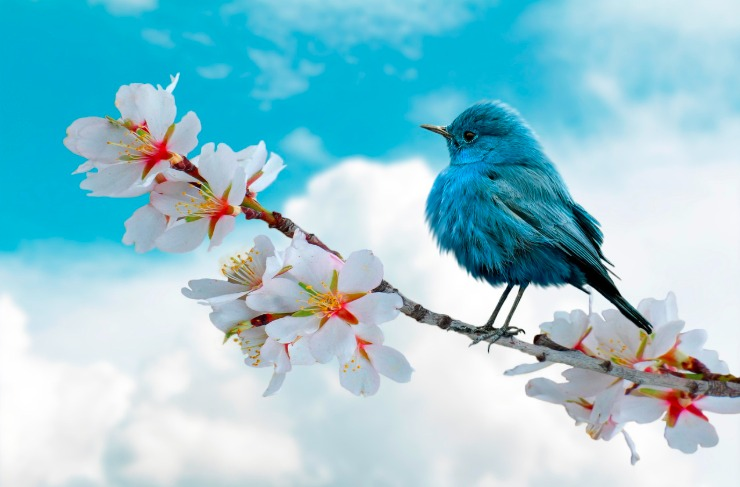
#> input picture DAY_14/Sample_input_images/image2.jpeg, 740 x 487 px, found by its file name
$ jupyter execute Morphological_Operations.ipynb
#> lines starting #> are read from the running program, lines starting #| are printed output that depends on the picture; after the words box and inside, x2 and y2 are one past the last pixel; in counts of white or black regions, pixels touching at a corner belong together
[cell 1]
import cv2
import numpy as np
import matplotlib.pyplot as plt

image = cv2.imread("/content/image2.jpeg")
#> image is the input picture: shape (487, 740, 3); mean B, G, R 211.8, 199.6, 147.9

gray = cv2.cvtColor(image, cv2.COLOR_BGR2GRAY)
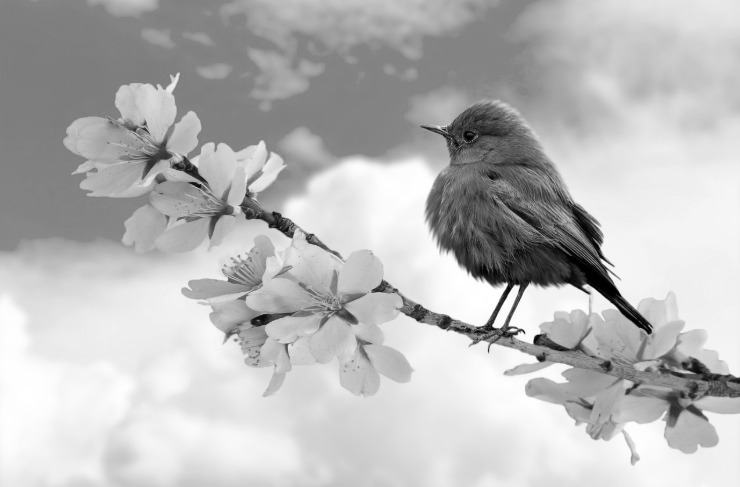
#> gray: shape (487, 740); min 0, max 255, mean 185.5

kernel = np.ones((5, 5), np.uint8)

blurred = cv2.GaussianBlur(gray, (5, 5), 0)
canny = cv2.Canny(blurred, 50, 150)
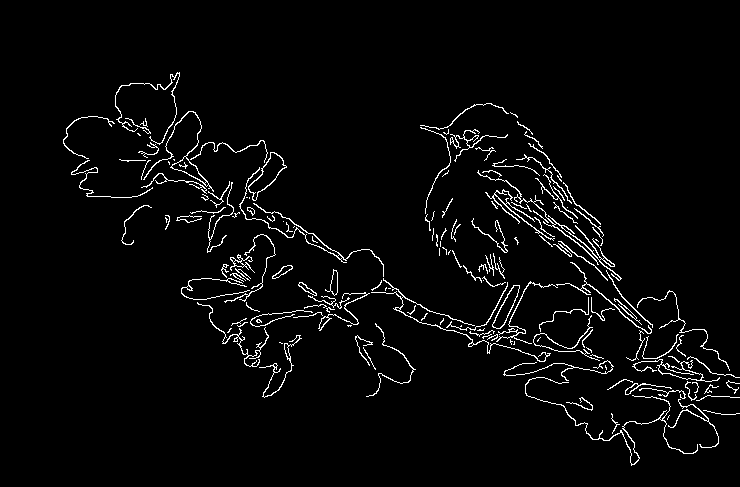
#> canny: shape (487, 740); 3.3% white in thin lines or dots, all inside (x1, y1, x2, y2) = (63, 72, 740, 466)

erosion = cv2.erode(canny, kernel, iterations=1)
#> erosion: shape (487, 740); every value is 0
dilation = cv2.dilate(canny, kernel, iterations=1)
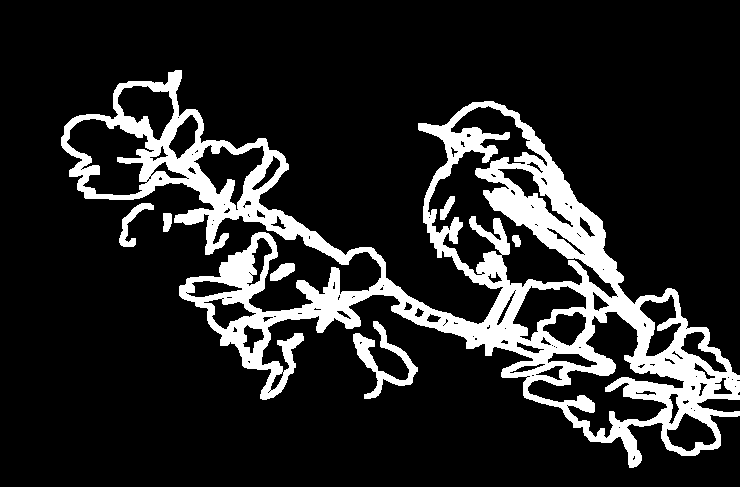
#> dilation: shape (487, 740); 15.2% white; 7 white regions, largest, box (x1, y1, x2, y2) and area: (61, 70, 740, 468) 52178, (353, 321, 418, 399) 1439, (119, 203, 154, 247) 462
opening = cv2.morphologyEx(canny, cv2.MORPH_OPEN, kernel)
closing = cv2.morphologyEx(canny, cv2.MORPH_CLOSE, kernel)
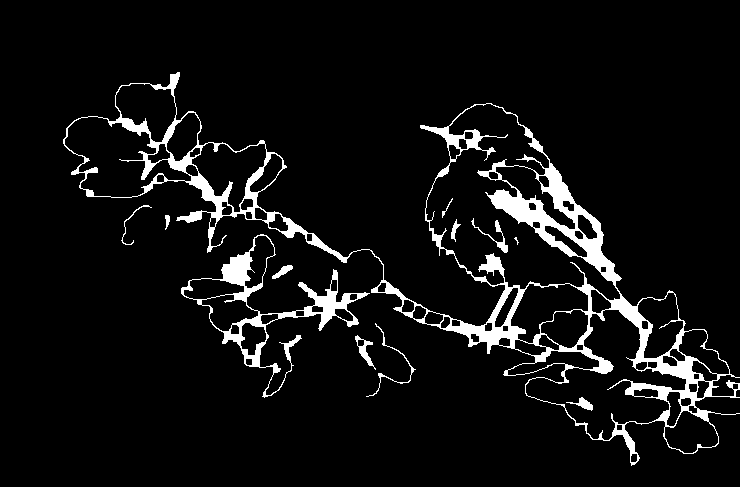
#> closing: shape (487, 740); 6.5% white; 12 white regions (1 under 20 px), largest, box (x1, y1, x2, y2) and area: (63, 72, 740, 466) 18751, (181, 234, 370, 398) 3694, (355, 335, 376, 370) 207
gradient = cv2.morphologyEx(canny, cv2.MORPH_GRADIENT, kernel)
tophat = cv2.morphologyEx(canny, cv2.MORPH_TOPHAT, kernel)
blackhat = cv2.morphologyEx(canny, cv2.MORPH_BLACKHAT, kernel)
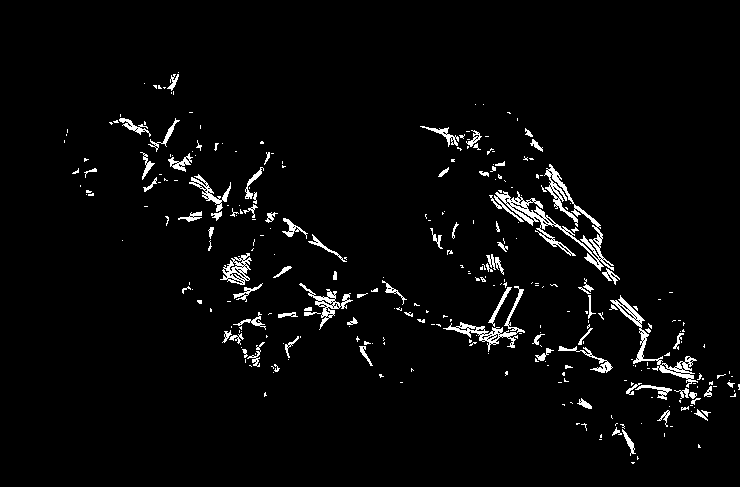
#> blackhat: shape (487, 740); 3.3% white in thin lines or dots, all inside (x1, y1, x2, y2) = (64, 72, 740, 464)

plt.figure(figsize=(16, 8))
plt.suptitle("Morphological Operations - Before vs After", fontsize=14)

plt.subplot(2, 4, 1)
plt.imshow(canny, cmap="gray")
plt.title("Before (Canny)")
plt.axis("off")

plt.subplot(2, 4, 2)
plt.imshow(erosion, cmap="gray")
plt.title("Erosion")
plt.axis("off")

plt.subplot(2, 4, 3)
plt.imshow(dilation, cmap="gray")
plt.title("Dilation")
plt.axis("off")

plt.subplot(2, 4, 4)
plt.imshow(opening, cmap="gray")
plt.title("Opening")
plt.axis("off")

plt.subplot(2, 4, 5)
plt.imshow(canny, cmap="gray")
plt.title("Before (Canny)")
plt.axis("off")

plt.subplot(2, 4, 6)
plt.imshow(closing, cmap="gray")
plt.title("Closing")
plt.axis("off")

plt.subplot(2, 4, 7)
plt.imshow(gradient, cmap="gray")
plt.title("Gradient")
plt.axis("off")

plt.subplot(2, 4, 8)
plt.imshow(tophat, cmap="gray")
plt.title("Top Hat")
plt.axis("off")

plt.tight_layout()
plt.show()

plt.figure(figsize=(6, 4))
plt.imshow(blackhat, cmap="gray")
plt.title("Black Hat")
plt.axis("off")
plt.tight_layout()
plt.show()

$ run again, with DAY_14/Sample_input_images/image1.jpeg copied over DAY_14/Sample_input_images/image2.jpeg
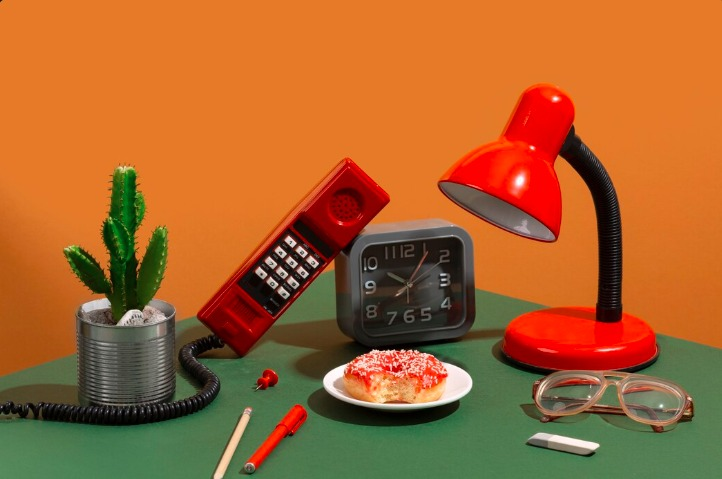
#> input picture DAY_14/Sample_input_images/image1.jpeg, 722 x 479 px, found by its file name
#> image is the input picture: shape (479, 722, 3); mean B, G, R 46.1, 99.9, 166.7
#> `canny = cv2.Canny(blurred, 50, 150)`:
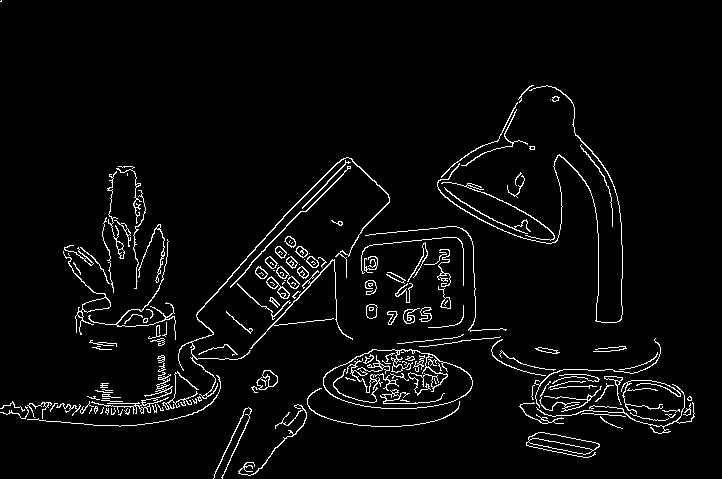
#> canny: shape (479, 722); 4% white in thin lines or dots
#> erosion: shape (479, 722); every value is 0
#> dilation: shape (479, 722); 17.8% white; 19 white regions (1 under 20 px), largest, box (x1, y1, x2, y2) and area: (0, 155, 697, 478) 36256, (435, 83, 625, 325) 8322, (61, 164, 178, 348) 7586
#> closing: shape (479, 722); 8.2% white; 23 white regions (1 under 20 px), largest, box (x1, y1, x2, y2) and area: (238, 334, 695, 476) 10029, (0, 157, 390, 427) 8186, (63, 166, 176, 346) 3345
#> `blackhat = cv2.morphologyEx(canny, cv2.MORPH_BLACKHAT, kernel)`:
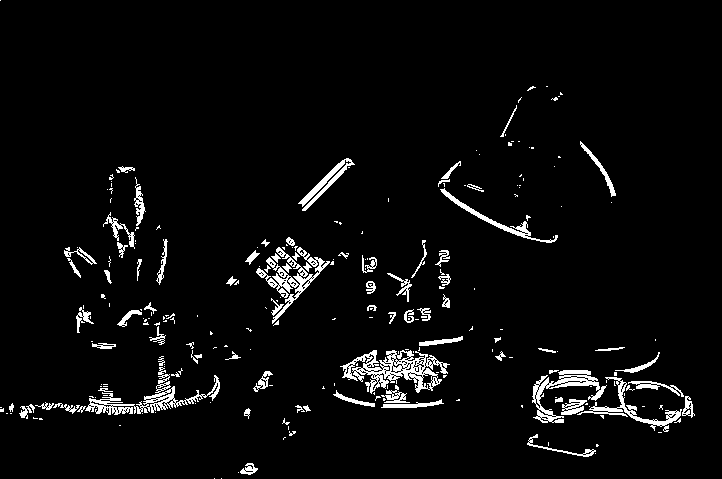
#> blackhat: shape (479, 722); 4.3% white; 242 white regions (160 under 20 px), largest, box (x1, y1, x2, y2) and area: (340, 350, 450, 394) 1893, (85, 367, 220, 415) 1341, (256, 247, 330, 324) 1244

$ run again, with DAY_14/Sample_input_images/image3.jpeg copied over DAY_14/Sample_input_images/image2.jpeg
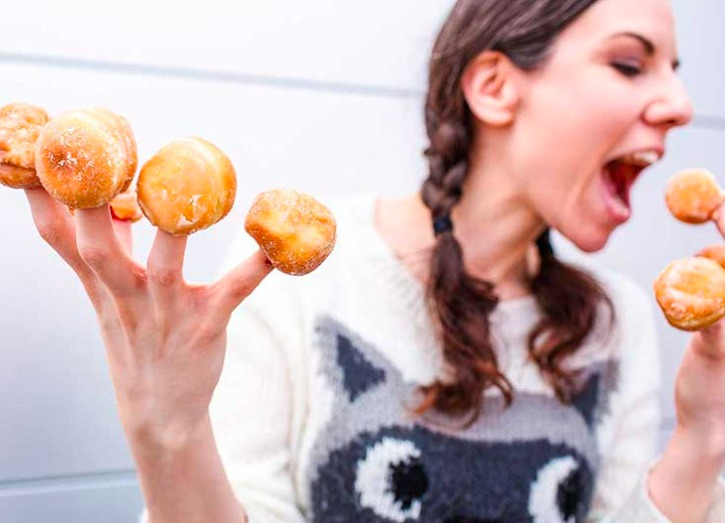
#> input picture DAY_14/Sample_input_images/image3.jpeg, 725 x 523 px, found by its file name
#> image is the input picture: shape (523, 725, 3); mean B, G, R 178.1, 180.6, 206.5
#> `canny = cv2.Canny(blurred, 50, 150)`:
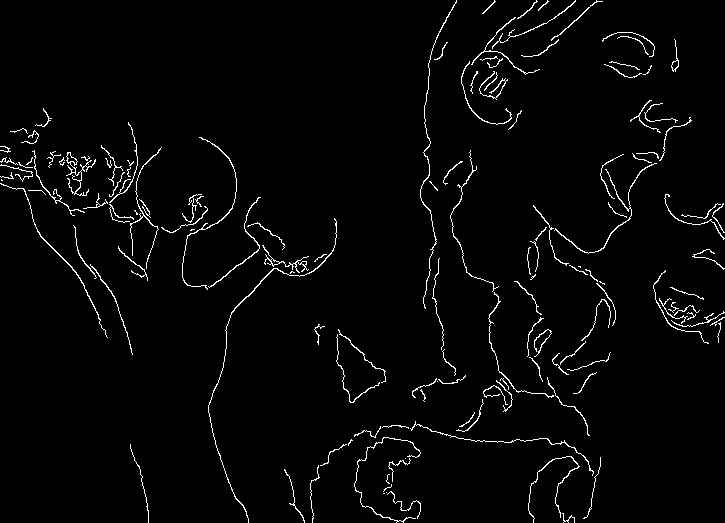
#> canny: shape (523, 725); 2.6% white in thin lines or dots
#> erosion: shape (523, 725); every value is 0
#> dilation: shape (523, 725); 13.3% white; 24 white regions, largest, box (x1, y1, x2, y2) and area: (0, 120, 339, 523) 13325, (525, 98, 694, 377) 6440, (308, 419, 603, 523) 6244
#> closing: shape (523, 725); 4% white; 36 white regions, largest, box (x1, y1, x2, y2) and area: (0, 122, 337, 523) 4313, (527, 100, 692, 375) 1777, (461, 0, 576, 130) 1270
#> `blackhat = cv2.morphologyEx(canny, cv2.MORPH_BLACKHAT, kernel)`:
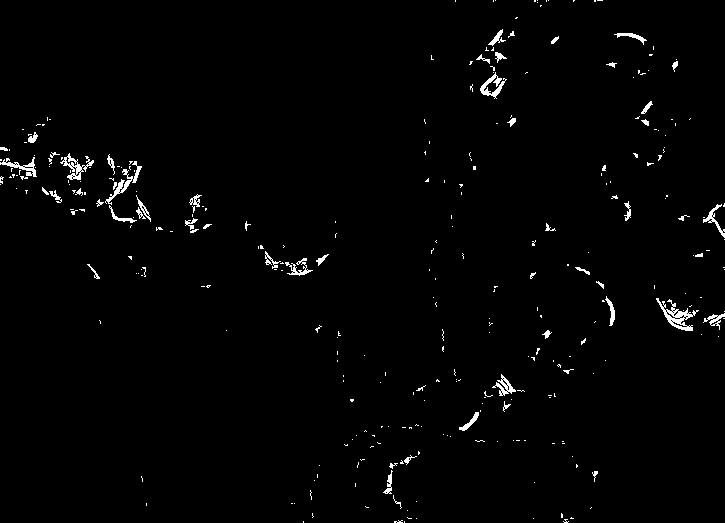
#> blackhat: shape (523, 725); 1.5% white in thin lines or dots
